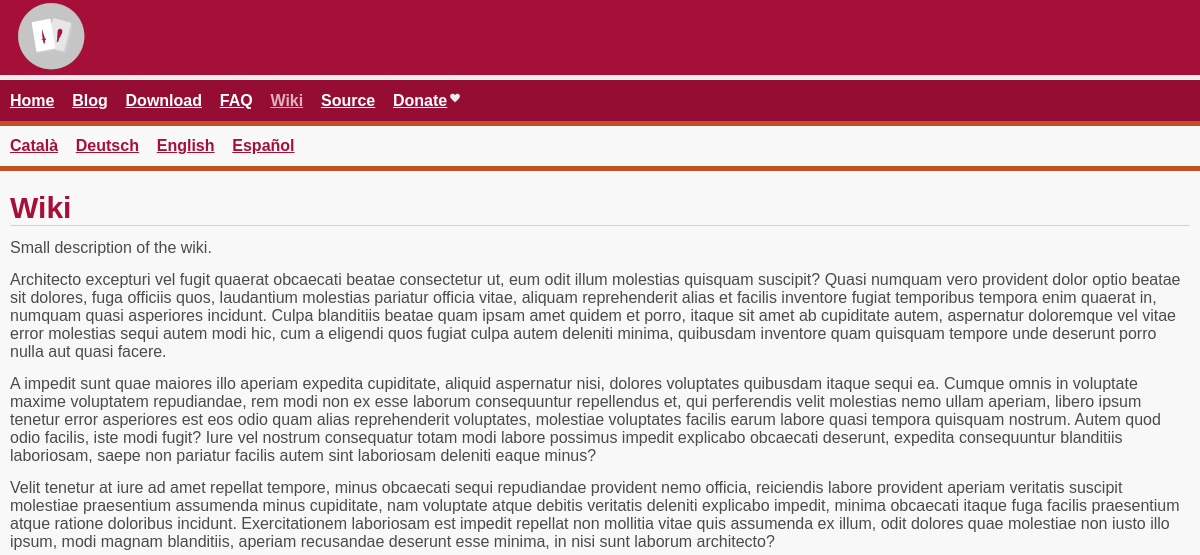
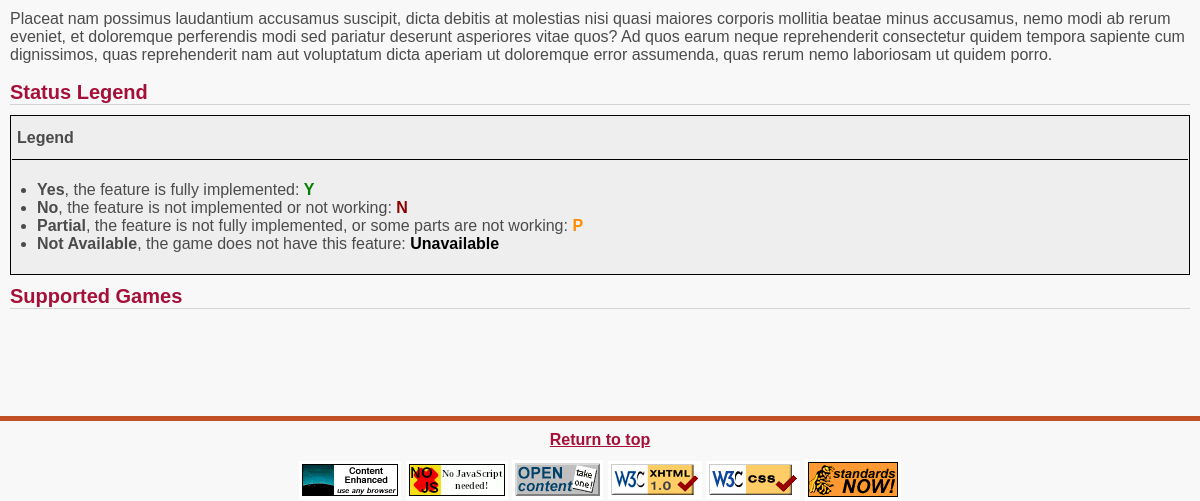
/wiki/, run on an earlier commit of the app's database (2 pictures, top to bottom).
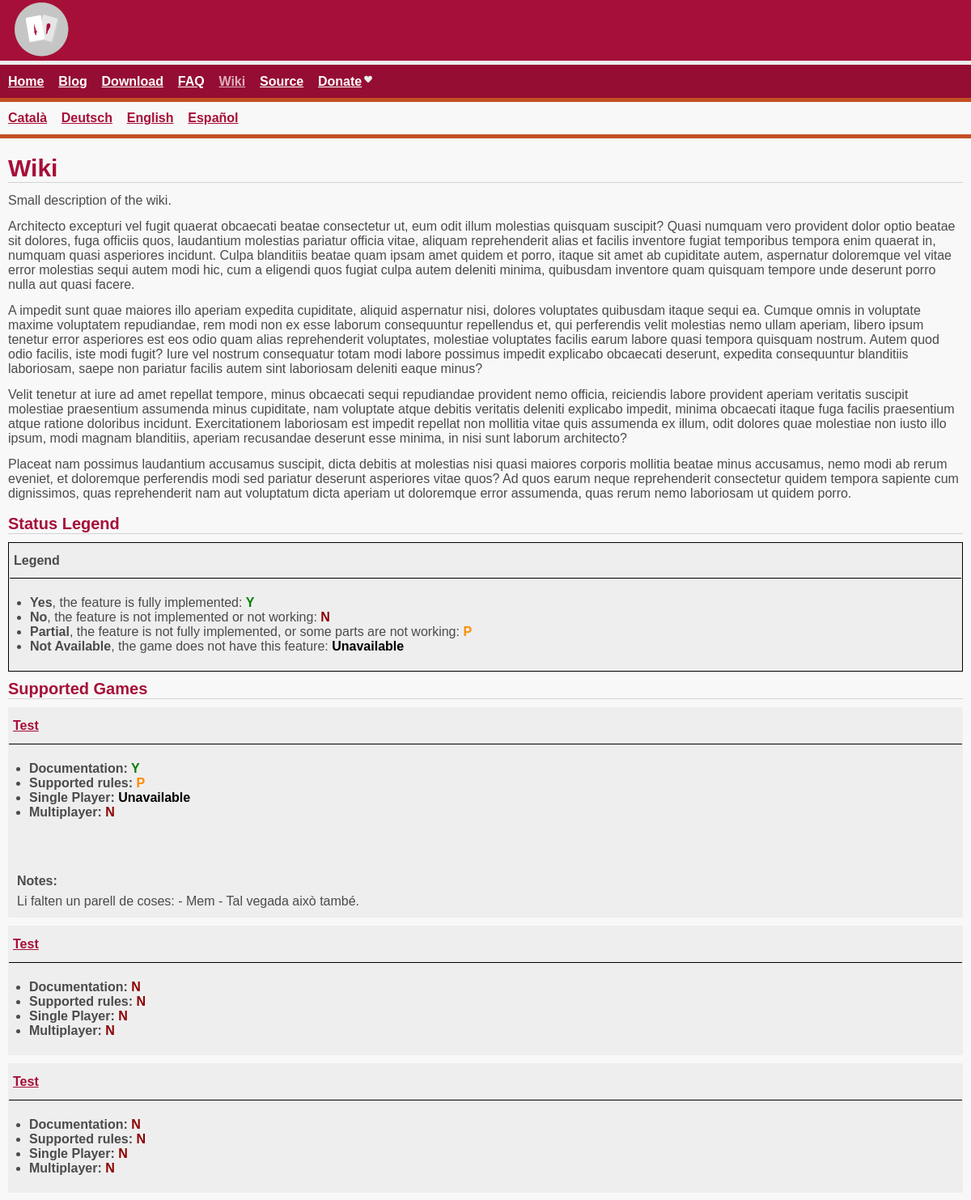
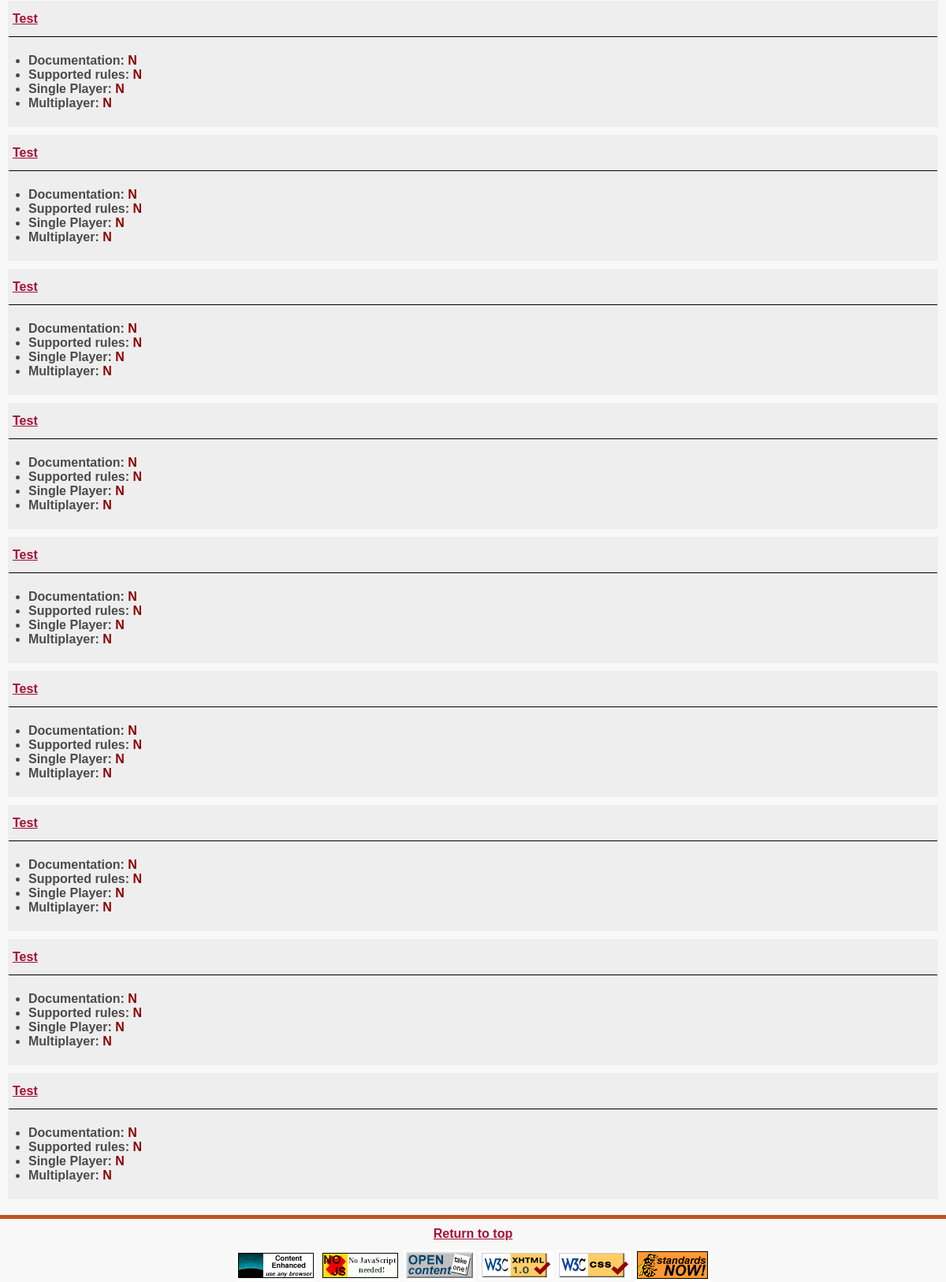
And on a later commit of the database (2 pictures, top to bottom).
### main/models.py (models this page shows)
class Game(models.Model):
    NOTES_DESCRIPTION = "Separate your explanation in paragraphs if needed."
    DIFFICULTY_CHOICES = (
        ('Low', 'Low'),
        ('Medium', 'Medium'),
        ('High', 'High'),
        ('Unspecified', 'Unspecified')
    )
    title = models.CharField(max_length=400, help_text="If you need some clue about how to fill this, please see https://en.wikipedia.org/wiki/Escoba")
    published_by = models.CharField(max_length=400)
    origin = models.CharField(max_length=400)
    type = models.CharField(max_length=400)
    players = models.CharField(max_length=400)
    number_of_cards = models.CharField(max_length=100)
    deck = models.CharField(max_length=400)
    play = models.CharField(max_length=400, help_text="Clockwise, Counterclockwise, Unspecified...", default="Unspecified")
    playing_time = models.CharField(max_length=400)
    difficulty = models.CharField(max_length=11, choices=DIFFICULTY_CHOICES, default="Unspecified")
    description = HTMLField(blank=True, null=True, help_text=NOTES_DESCRIPTION)
    visible = models.BooleanField(default=True)
    created = models.DateTimeField(auto_now=True)
    last_modified = models.DateTimeField(auto_now=True)
    SUPPORT_CHOICES = (
        ('Y', 'Yes'),
        ('N', 'No'),
        ('P', 'Partial (need explanation in notes)'),
        ('Unavailable', 'Unavailable')
    )
    NOTES_FIELD = "<p>Please insert the explanation here. You can put bullets to clarify your explanation: </p><ul><li>This rule is not implemented</li><li>This feature needs to be polished</li></ul>"
    documentation = models.CharField(max_length=11, choices=SUPPORT_CHOICES)
    supported_rules = models.CharField(max_length=11, choices=SUPPORT_CHOICES)
    single_player = models.CharField(max_length=11, choices=SUPPORT_CHOICES)
    multiplayer = models.CharField(max_length=11, choices=SUPPORT_CHOICES)
    notes = HTMLField(blank=True, null=True, help_text=NOTES_FIELD)

### main/views.py (the view)
# urls.py: path('wiki/', views.WikiList.as_view(template_name='html/wiki.html'), name="wiki"),
class WikiList(TemplateView):
    template_name = "wiki.html"
    def get_context_data(self, **kwargs):
        context = super().get_context_data(**kwargs)
        games = Game.objects.all()
        context["games"] = games
        return context

### main/templates/html/wiki.html (shortened to what this page needs)
{% extends 'base.html' %} {% load i18n %} {% load static %}
{% block active_wiki %}<a class="active" href="{% url 'wiki' %}">Wiki</a>{% endblock active_wiki %}
{% block content_title %}Wiki{% endblock content_title %}
{% block content_body %}
<p>Small description of the wiki.</p>
{% lorem 4 p random %}
<h2>Status Legend</h2>
{% include 'partial/legend.html' %}
<h2>Supported Games</h2>
{% for game in games %}
<table class="table-container" bgcolor='#eeeeee' border='0' cellpadding='0' cellspacing='0' align='center' bgcolor='#000000' width='100%'><tr><td>
    <table border='0' cellpadding='5' cellspacing='1' width='100%'>
    <tr>
    <td class="small-padding" style="border-bottom:1px solid black;" bgcolor='#eeeeee'>
    <p class="redlinks bold"><a href="{% url 'info_game' game.id game.title|escape %}">{{game.title|escape}}</a></p>
    <tr>
    <td bgcolor='#eeeeee'>
        {% include 'partial/game_support.html' %}
    </table>
</table>
{% endfor %}
{% endblock content_body %}

### main/templates/partial/game_support.html
<table class="padding" style="margin-top:10px;" border='0' cellspacing='0' cellpadding='5'><tr><td>
<ul>
    <li class="bold">Documentation: <span class="bold {% if game.documentation == "Y" %} yes {% else %}{% if game.documentation == "N" %} no {% else %}{% if game.documentation == "P" %} partial {% else %} unavailable {% endif %}{% endif %}{% endif %}">{{ game.documentation|escape }}</span></li>
    <li class="bold">Supported rules: <span class="bold {% if game.supported_rules == "Y" %} yes {% else %}{% if game.supported_rules == "N" %} no {% else %}{% if game.supported_rules == "P" %} partial {% else %} unavailable {% endif %}{% endif %}{% endif %}">{{ game.supported_rules|escape }}</span></li>
    <li class="bold">Single Player: <span class="bold {% if game.single_player == "Y" %} yes {% else %}{% if game.single_player == "N" %} no {% else %}{% if game.single_player == "P" %} partial {% else %} unavailable {% endif %}{% endif %}{% endif %}">{{ game.single_player|escape }}</span></li>
    <li class="bold">Multiplayer: <span class="bold {% if game.multiplayer == "Y" %} yes {% else %}{% if game.multiplayer == "N" %} no {% else %}{% if game.multiplayer == "P" %} partial {% else %} unavailable {% endif %}{% endif %}{% endif %}">{{ game.multiplayer|escape }}</span></li>
</ul>
{% if game.notes %}
<p class="bold" style="margin-top:50px;">Notes:</p>
{{ game.notes|safe }}
{% endif %}
</table>

What changed in the data, as far as the page shows it:
added Game: title "Test", documentation "Y", supported_rules "P", single_player "Unavailable", multiplayer "N", notes "Li falten un parell de coses: - Mem - Tal vegada això també."
added Game: title "Test", documentation "N", supported_rules "N", single_player "N", multiplayer "N"
added Game: title "Test", documentation "N", supported_rules "N", single_player "N", multiplayer "N"
added Game: title "Test", documentation "N", supported_rules "N", single_player "N", multiplayer "N"
added Game: title "Test", documentation "N", supported_rules "N", single_player "N", multiplayer "N"
added Game: title "Test", documentation "N", supported_rules "N", single_player "N", multiplayer "N"
added Game: title "Test", documentation "N", supported_rules "N", single_player "N", multiplayer "N"
added Game: title "Test", documentation "N", supported_rules "N", single_player "N", multiplayer "N"
added Game: title "Test", documentation "N", supported_rules "N", single_player "N", multiplayer "N"
added Game: title "Test", documentation "N", supported_rules "N", single_player "N", multiplayer "N"
added Game: title "Test", documentation "N", supported_rules "N", single_player "N", multiplayer "N"
added Game: title "Test", documentation "N", supported_rules "N", single_player "N", multiplayer "N"
